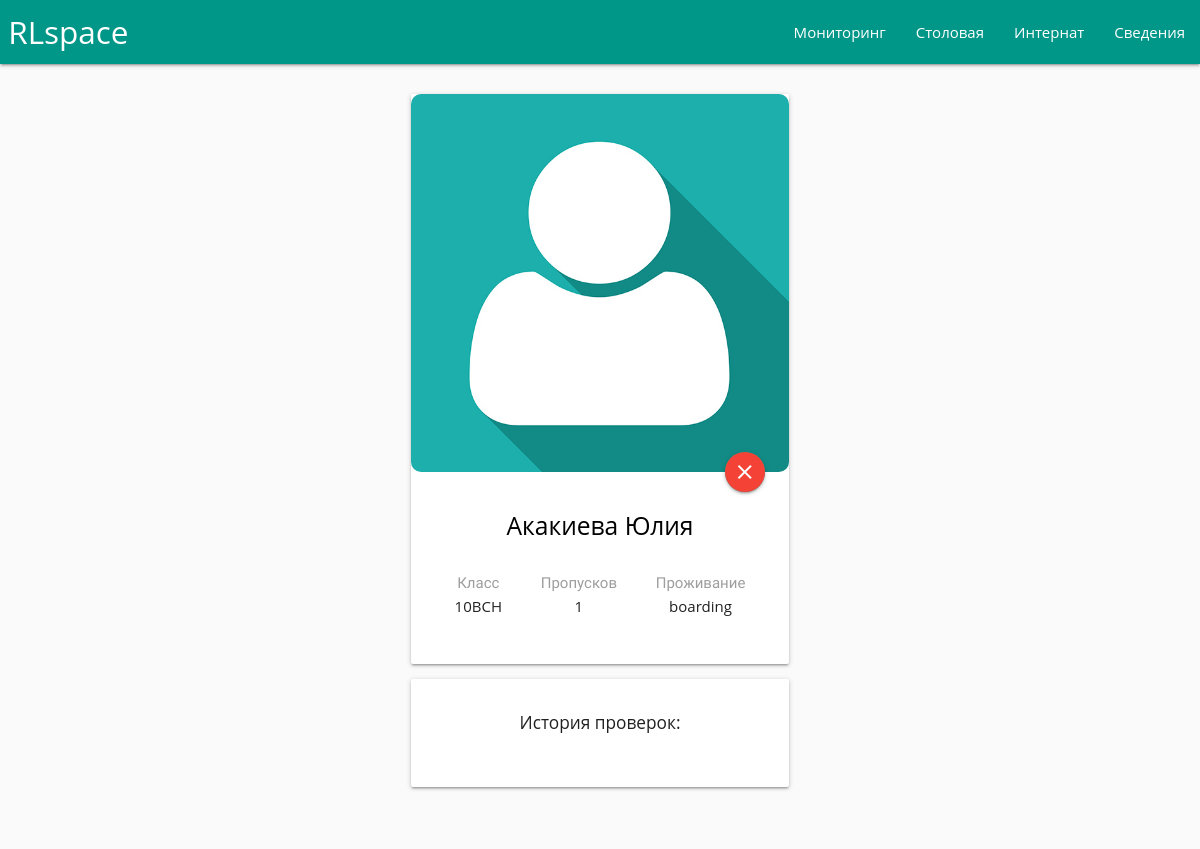
/profile/29/, run on an earlier commit of the app's database.
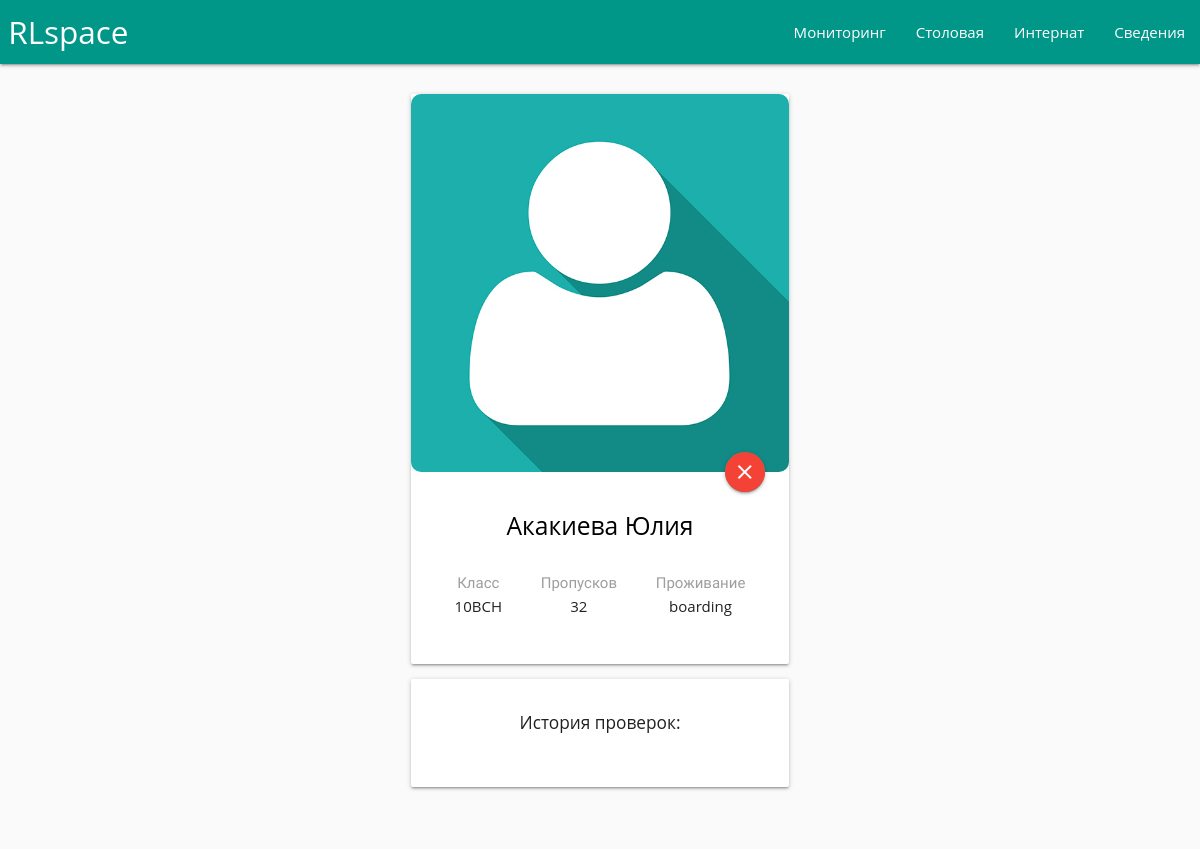
And on a later commit of the database.
### main/models.py (models this page shows, shortened)
class Pupil(models.Model):
    index       = models.CharField(max_length = 50)
    qrcode      = models.CharField(max_length = 50)
    name        = models.CharField(max_length = 50)
    grade       = models.CharField(max_length = 50, choices = GRADE)
    location    = models.CharField(max_length = 50, choices = LOCATION)
    eating      = models.BooleanField(default = False)
    inboard     = models.BooleanField(default = True)
    status      = models.CharField(max_length = 50, default = "absent", choices = STATUS)
    arrive_time	   = models.TimeField('time arrive', null = True, blank = True)
    photo     	   = models.ImageField(upload_to = "images/", default = "images/default.jpg")
    non_attendance = models.IntegerField(default = 0);

### main/views.py (the view, shortened to what this page needs)
# urls.py: url(r'^profile/(?P<views_profile_id>[0-9]+)/$', views.profile,     name = 'profile'),
def profile(request, views_profile_id):
	context = {}
	context["is_admin"] = False
	if request.user.is_authenticated():
		context["is_admin"] = True
	profile = Pupil.objects.get(id = views_profile_id)
	events  = Event.objects.filter(profile = profile)
	context["events"]  = events
	context["profile"] = profile
	request = render(request, "main/profile.html", context)
	return request

### main/templates/main/profile.html (shortened to what this page needs)
{% include 'main/header.html' %}
<div class = "row center">
    <div class="row">
        <div class="col s8 m4 offset-m4 offset-s2">
            <div class="card">
                <div class="card-image">
                    <img src="/media/{{profile.photo}}" style="border-radius: 10px">
                    <a class="btn-floating btn-medium halfway-fab waves-effect waves-light">
                        {% if profile.status == "present" %}
                            <i class="material-icons green">add</i>
                        {% else %}
                            <i class="material-icons red">close</i>
                        {% endif %}
                    </a>
                </div>
                <div class="card-content">
                    {% if profile.id == 138 %}
                            <h5 class="center purple-text">{{ profile.name }}</h5>
                        {% else %}
                            <h5 class="center black-text">{{ profile.name }}</h5>
                        {% endif %}
                    <br>
                    <div style="display: flex; justify-content: space-around;" class = "center">
                        <p> <font class="grey-text">Класс</font><br>
                            {{profile.grade}}
                        </p>
                        <p> <font class="grey-text">Пропусков</font><br>
                            {{profile.non_attendance}}
                        </p>
                        <p> <font class="grey-text">Проживание</font><br>
                            {{profile.location}}
                        </p>
                    </div>
                    <br>
                </div>
            </div>
            <div class="card">
                <div class="card-content">
                    <h6>История проверок:</h6>
                    <br>
                </div>
            </div>
        </div>
    </div>
</div>
{% include 'main/footer.html' %}

What changed in the data, as far as the page shows it:
changed Pupil "Акакиева Юлия": non_attendance "1" → "32"
